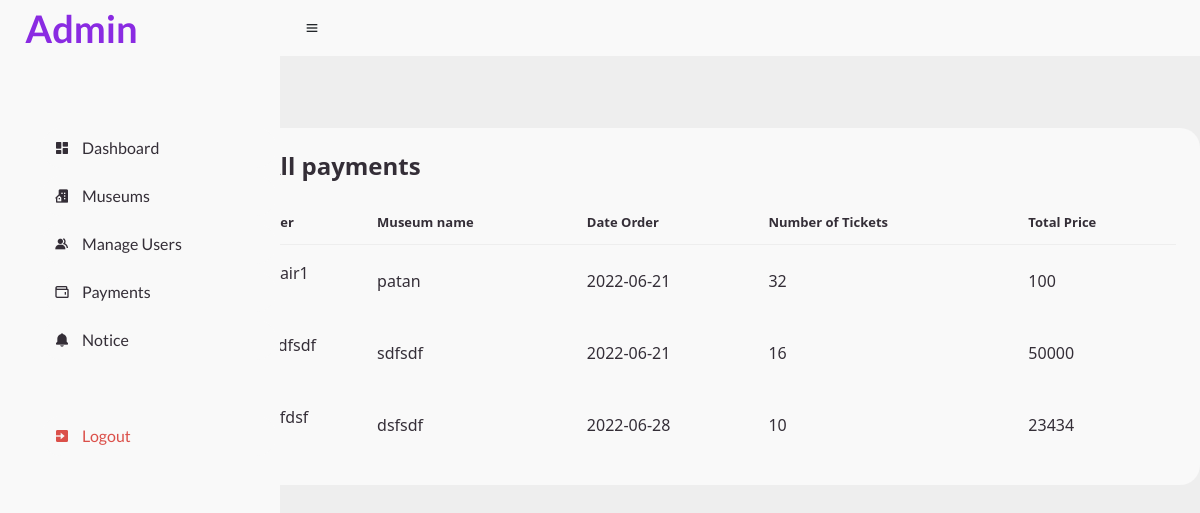
Before: /admin/paymentstillnow.php (signed in) with the older database file.
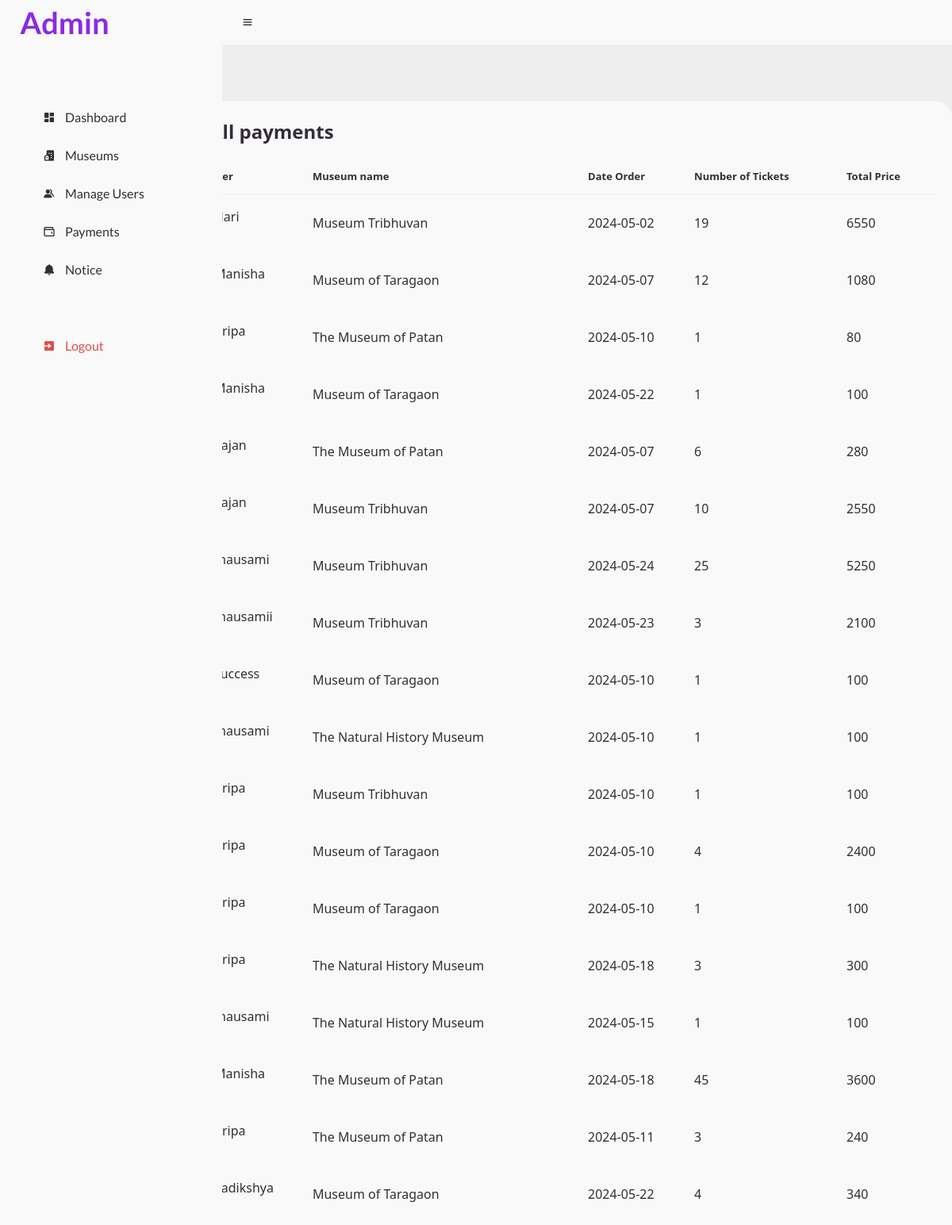
After: the same page with the newer database file.
### tables this page shows
CREATE TABLE `tbl_ticketbooking` (
  `id` int(11) NOT NULL,
  `u_name` varchar(20) NOT NULL,
  `m_name` varchar(100) NOT NULL,
  `b_date` date NOT NULL,
  `no_of_nc` int(3) NOT NULL DEFAULT 0,
  `no_of_ns` int(3) NOT NULL DEFAULT 0,
  `no_of_fc` int(3) NOT NULL DEFAULT 0,
  `no_of_sa` int(3) NOT NULL DEFAULT 0,
  `payment_type` varchar(100) NOT NULL,
  `transction_no` varchar(100) NOT NULL,
  `amount` int(5) NOT NULL
);

### admin/paymentstillnow.php (the view, shortened to what this page needs)
<?php
include "header.php"
?>
<main>
    <div class="head-title">
    </div>
    <div class="table-data">
        <div class="order">
            <div class="head">
                <h3>All payments</h3>
            </div>
            <table>
                <thead>
                    <tr>
                        <th>User</th>
                        <th>Museum name</th>
                        <th>Date Order</th>
                        <th>Number of Tickets</th>
                        <th>Total Price</th>
                    </tr>
                </thead>
                <tbody>
                    <?php
                    include "_dbconnect.php";
                    $res=mysqli_query($conn,"SELECT * FROM `tbl_ticketbooking`");
                    while($row=mysqli_fetch_assoc($res)){
                        $name=$row["u_name"];
                        $bdate=$row["b_date"];
                        $total=$row["amount"];
                        $museumname=$row["m_name"];
                        $add=$row["no_of_nc"]+$row["no_of_ns"]+$row["no_of_fc"]+$row["no_of_sa"];
                        echo '
                        <tr>
                        <td>
                            <p> '.$name.'</p>
                        </td>
                        <td>'.$museumname.'</td>
                        <td>'.$bdate.'</td>
                        <td>'.$add.'</td>
                        <td>'.$total.'</td>
                    </tr>
                        ';
                    }
                    ?>
                </tbody>
            </table>
        </div>
    </div>
</main>
<?php include "footer.php"; ?>

Changed rows visible on the page:
removed tbl_ticketbooking: u_name "hair1", m_name "patan", b_date "2022-06-21", add "32", amount "100"
removed tbl_ticketbooking: u_name "sdfsdf", m_name "sdfsdf", b_date "2022-06-21", add "16", amount "50000"
removed tbl_ticketbooking: u_name "dfdsf", m_name "dsfsdf", b_date "2022-06-28", add "10", amount "23434"
added tbl_ticketbooking: u_name "Hari", m_name "Museum Tribhuvan", b_date "2024-05-02", add "19", amount "6550"
added tbl_ticketbooking: u_name "Manisha", m_name "Museum of Taragaon", b_date "2024-05-07", add "12", amount "1080"
added tbl_ticketbooking: u_name "Kripa", m_name "The Museum of Patan", b_date "2024-05-10", no_of_nc "1", amount "80"
added tbl_ticketbooking: u_name "Manisha", m_name "Museum of Taragaon", b_date "2024-05-22", no_of_nc "1", amount "100"
added tbl_ticketbooking: u_name "Sajan", m_name "The Museum of Patan", b_date "2024-05-07", add "6", amount "280"
added tbl_ticketbooking: u_name "Sajan", m_name "Museum Tribhuvan", b_date "2024-05-07", add "10", amount "2550"
added tbl_ticketbooking: u_name "mausami", m_name "Museum Tribhuvan", b_date "2024-05-24", add "25", amount "5250"
added tbl_ticketbooking: u_name "mausamii", m_name "Museum Tribhuvan", b_date "2024-05-23", add "3", amount "2100"
added tbl_ticketbooking: u_name "success", m_name "Museum of Taragaon", b_date "2024-05-10", no_of_nc "1", amount "100"
added tbl_ticketbooking: u_name "mausami", m_name "The Natural History Museum", b_date "2024-05-10", no_of_nc "1", amount "100"
added tbl_ticketbooking: u_name "Kripa", m_name "Museum Tribhuvan", b_date "2024-05-10", no_of_nc "1", amount "100"
added tbl_ticketbooking: u_name "Kripa", m_name "Museum of Taragaon", b_date "2024-05-10", no_of_fc "4", amount "2400"
added tbl_ticketbooking: u_name "Kripa", m_name "Museum of Taragaon", b_date "2024-05-10", no_of_nc "1", amount "100"
added tbl_ticketbooking: u_name "Kripa", m_name "The Natural History Museum", b_date "2024-05-18", no_of_nc "3", amount "300"
added tbl_ticketbooking: u_name "mausami", m_name "The Natural History Museum", b_date "2024-05-15", no_of_nc "1", amount "100"
added tbl_ticketbooking: u_name "Manisha", m_name "The Museum of Patan", b_date "2024-05-18", no_of_nc "45", amount "3600"
added tbl_ticketbooking: u_name "Kripa", m_name "The Museum of Patan", b_date "2024-05-11", no_of_nc "3", amount "240"
added tbl_ticketbooking: u_name "Sadikshya", m_name "Museum of Taragaon", b_date "2024-05-22", add "4", amount "340"
